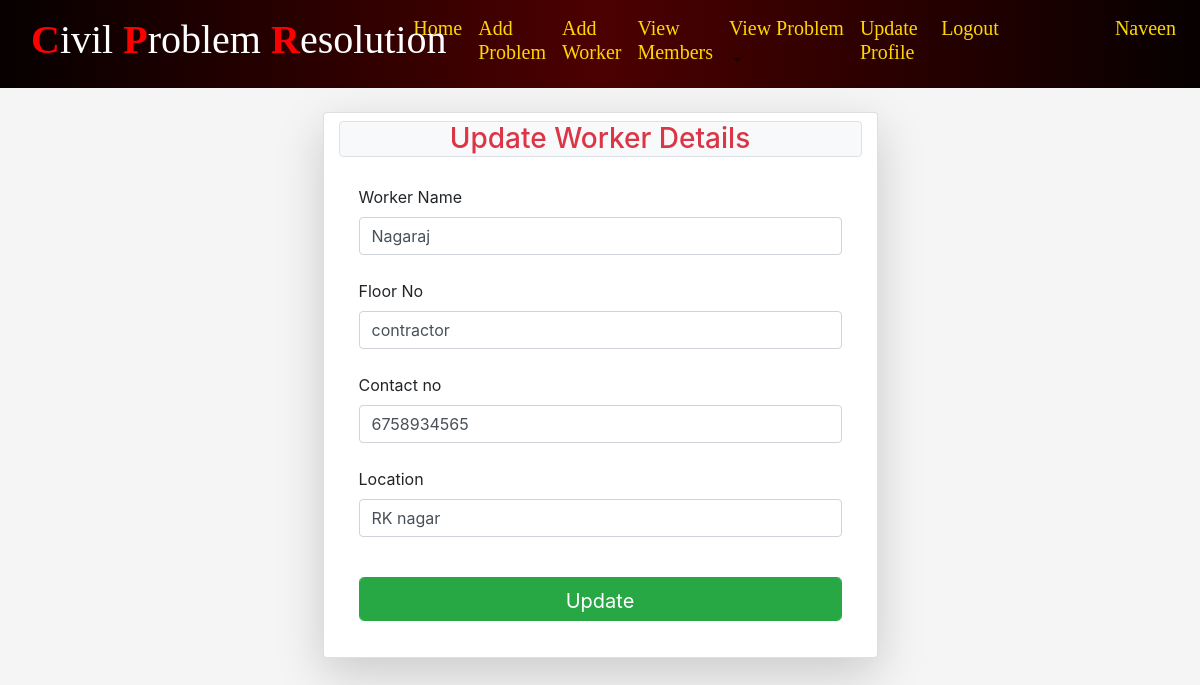
The page /wupdate/1/ (signed in) on the database its author committed.
### CPRapp/models.py (models this page shows, shortened)
class Worker(models.Model):
	wname=models.CharField(max_length=200)
	wdesg=models.TextField()
	contactno=models.CharField(max_length=10,default='')
	location=models.CharField(max_length=200)

### CPRapp/views.py (the view, shortened to what this page needs)
# urls.py: path('wupdate/<int:id>/',views.wupdate,name="wupdate"),
@login_required
def wupdate(rq,id):
	data=Worker.objects.get(id=id)
	return render(rq,'html/UpdateWorker.html',{'info':data})

### CPRapp/templates/html/UpdateWorker.html (shortened to what this page needs)
{% extends 'html/base.html' %}
{% block content %}
<div class="container">
  <div class="card col-md-6 mt-4 shadow-lg mx-auto">
    <h3 class="bg-light text-danger text-center mt-2 border rounded">Update Worker  Details</h3>
    <div class="card-body">
      <form method="post" enctype="multipart/form-data">
        <div class="form-group">
            <label for="wname">Worker Name</label><br>
            <input  name="wname" id="wname" class="form-control" value="{{info.wname}}" required><br>
            <label for="wdesg">Floor No</label><br>
            <input  name="wdesg" id="wdesg" class="form-control" value="{{info.wdesg}}" required><br>
            <label for="contactno"> Contact no</label><br>
            <input class="form-control" id="contactno" name="contactno"  value="{{info.contactno}}" required></input><br>
            <label for="location">Location</label><br>
            <input class="form-control" id="location" name="location"  value="{{info.location}}" required></input><br>
            <input type="submit" class="btn btn-success btn-lg mt-3 mx-auto form-control" value="Update" >
        </div>
      </form>
    </div>
  </div>
</div>
{% endblock %}

### CPRapp/templates/html/navbar.html (shortened to what this page needs)
{% load static %}
<nav class="navbar navbar-expand-lg navbar-light nav-bk4">
  <div class="col-md-4"><a class="navbar-brand" href="{% url 'hm' %}">
    <h1 style="font-family:Verdana Bold; color:white;"><strong style="color:Red">C</strong>ivil <strong style="color:Red">P</strong>roblem <strong style="color:Red">R</strong>esolution</h1>
  </a></div>
 <div class="collapse navbar-collapse" id="collapsibleNavbar">
    <ul class="navbar-nav ">
    {% if not user.is_authenticated %}
    <li class="nav-item">
      <a class="nav-link" href="{% url 'hm' %}"><h3 style="color:Gold; font-family:Verdana Bold;">Home</h3></a>
    </li>
    <li class="nav-item">
      <a class="nav-link" href="{% url 'about' %}"><h3 style="color:Gold; font-family:Verdana Bold;">About</h3></a>
    </li>
    <li class="nav-item">
      <a class="nav-link" href="{% url 'contact' %}"><h3 style="color:Gold; font-family:Verdana Bold;">Contact Us</h3></a>
    </li>
    <li class="nav-item">
      <a class="nav-link" href="{% url 'achievements' %}"><h3 style="color:Gold; font-family:Verdana Bold;">Achievements</h3></a>
    </li>
    <li></li>
    <li class="nav-item">
      <a class="nav-link" href="{% url 'ulog' %}"><h3 style="color:Gold; font-family:Verdana Bold;">Login Here</h3></a>
    </li>
    <li></li>
    <li class="nav-item">
      <a class="nav-link" href="{% url 'reg' %}"><h3 style="color:Gold; font-family:Verdana Bold;">New User</h3></a>
    </li>
    <!-- <li class="nav-item">
      <a class="nav-link" href="{% url 'alog' %}"><h3 style="color:Gold; font-family:Verdana Bold;">Admin Login</h3></a>
    </li> -->
    <div class="col-sm-2 mx-auto"><img src="{% static 'images/lion.png' %}" alt="lion" style="margin-left :100px;width:50px;height:50px;border-radius:50%;background-color:transparent;">
  <Strong style="font-family:Brush Script MT;color:aqua;font-size:25px;margin-left:100px">Orion</Strong>
  </div>
    {% else %}
      {% if user.is_superuser %}
          <li class="nav-item">
          <a class="nav-link" href="{% url 'dash' %}"><h6 style="color:Gold; font-family:Verdana Bold;">Home</h6></a>
          </li>
          <li class="nav-item">
          <a class="nav-link" href="{% url 'newmem' %}"><h6 style="color:Gold; font-family:Verdana Bold;">Add New Member</h6></a>
          </li>
          <li class="dropdown">
                <a type="button" class="nav-link dropdown-toggle" data-toggle="dropdown">
                <h6 style="color:Gold; font-family:Verdana Bold;">Workers</h6>
              </a>
              <div class="dropdown-menu">
                <a class="nav-link" href="{% url 'addwork' %}"><h5 style="color:black; font-family:Verdana Bold;">Add Worker</h5></a>
                <a class="nav-link" href="{% url 'workview' %}"><h5 style="color:black; font-family:Verdana Bold;">View Worker</h5></a>
              </div>
        </li>
        <li class="dropdown">
                <a type="button" class="nav-link dropdown-toggle" data-toggle="dropdown">
                <h6 style="color:Gold; font-family:Verdana Bold;">BlockManagers</h6>
              </a>
              <div class="dropdown-menu">
                <a class="nav-link" href="{% url 'addfm' %}"><h6 style="color:black; font-family:Verdana Bold;">Add BlockManagers</h5></a>
                <a class="nav-link" href="{% url 'fmview' %}"><h6 style="color:black; font-family:Verdana Bold;">View BlockManagers</h5></a>
              </div>
        </li>
          <li class="nav-item">
          <a class="nav-link" href="{% url 'userview' %}"><h6 style="color:Gold; font-family:Verdana Bold;">View Users</h6></a>
          </li>
          <li class="nav-item">
          <a class="nav-link" href="{% url 'memview' %}"><h6 style="color:Gold; font-family:Verdana Bold;">View Members</h6></a>
          </li>
          <li class="dropdown">
                <a type="button" class="nav-link dropdown-toggle" data-toggle="dropdown">
                <h6 style="color:Gold; font-family:Verdana Bold;">Problems</h6>
              </a>
              <div class="dropdown-menu">
                <a class="dropdown-item" href="{% url 'pns' %}"><h5 style="color:black; font-family:Verdana Bold;">Problems Not Solved</h5></a>
                <a class="dropdown-item" href="{% url 'pis' %}"><h5 style="color:black; font-family:Verdana Bold;">Problems in Progress</h5></a>
                <a class="dropdown-item" href="{% url 'ps' %}"><h5 style="color:black; font-family:Verdana Bold;">Problems Resolved</h5></a>
                <a class="dropdown-item" href="{% url 'allpro' %}"><h5 style="color:black; font-family:Verdana Bold;">View All Problems</h5></a>
              </div>
        </li>
        <li class="nav-item">
          <a class="nav-link" href="{% url 'contview' %}"><h6 style="color:Gold; font-family:Verdana Bold;">View Contact</h6></a>
        </li>
        <li class="nav-item">
            <a class="nav-link" href="{% url 'logo' %}"><h6 style="color:Gold; font-family:Verdana Bold;">Logout</h6></a>
        </li>
        <li class="nav-item" style="margin-left:70px">
            <a class="nav-link" href="#"><h4 style="color:Gold; font-family:Verdana Bold;">{{request.user.username}}</h4></a>
        </li>
      {% else %}
          <li class="nav-item">
            <a class="nav-link" href="{% url 'dash' %}"><h5 style="color:Gold; font-family:Verdana Bold;">Home</h5></a>
          </li>
          <li class="nav-item">
            <a class="nav-link" href="{% url 'addpro' %}"><h5 style="color:Gold; font-family:Verdana Bold;">Add Problem</h5></a>
          </li>
          <li class="nav-item">
            <a class="nav-link" href="{% url 'addwork' %}"><h5 style="color:Gold; font-family:Verdana Bold;">Add Worker</h5></a>
          </li>
          <li class="nav-item">
            <a class="nav-link" href="{% url 'memview' %}"><h5 style="color:Gold; font-family:Verdana Bold;">View Members</h5></a>
          </li>
          <li class="dropdown">
                <a type="button" class="nav-link dropdown-toggle" data-toggle="dropdown">
                <h5 style="color:Gold; font-family:Verdana Bold;">View Problem</h5>
              </a>
        </li>
        <li class="nav-item">
            <a class="nav-link" href="{% url 'upf' %}"><h5 style="color:Gold; font-family:Verdana Bold;">Update Profile</h5></a>
        </li>
        <li class="nav-item">
            <a class="nav-link" href="{% url 'logo' %}"><h5 style="color:Gold; font-family:Verdana Bold;">Logout</h5></a>
        </li>
        <li class="nav-item" style="margin-left:100px">
            <a class="nav-link" href="#"><h5 style="color:Gold; font-family:Verdana Bold;">{{request.user.username}}</h5></a>
        </li>
      {% endif %}
{% endif %}
</ul>
</div>
</nav>

### CPRapp/templates/html/navbar.html (style rules this page uses)
.nav-bk4 { background: #070000; background: -webkit-linear-gradient(to right, #070000, #4C0001, #070000); background: linear-gradient(to right, #070000, #4C0001, #070000); }

### rows shown on the page
Worker: wname "Nagaraj", wdesg "contractor", contactno "6758934565", location "RK nagar"

### other values the page prints
{{ request.user.username }} "Naveen"
